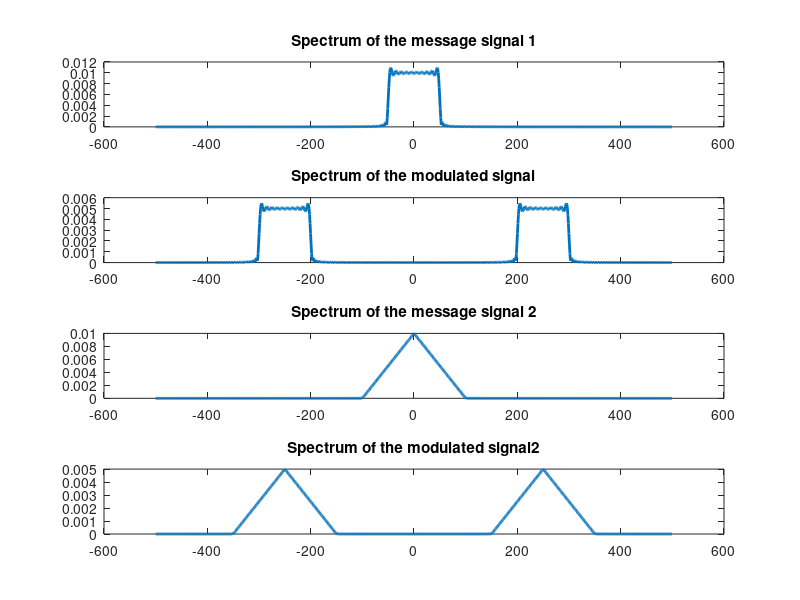
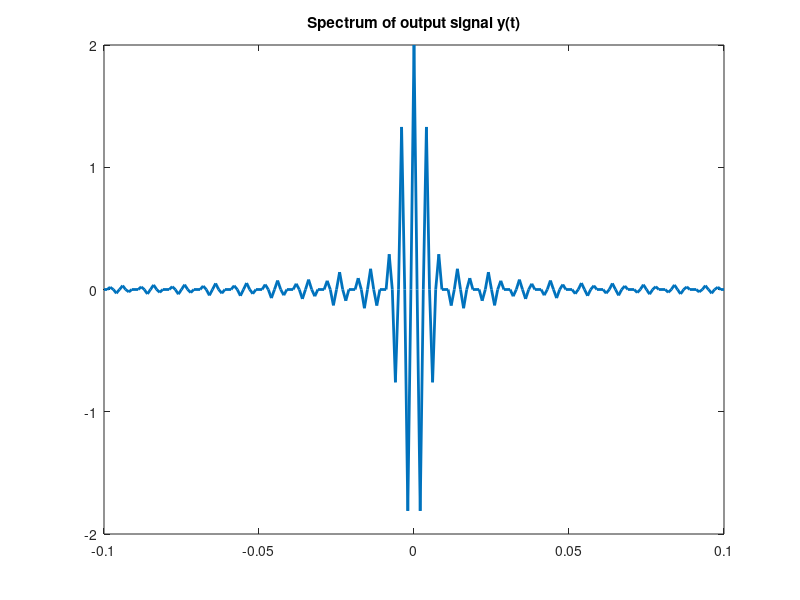

Here is the MATLAB script that generated these plots, in order:
clc;
clear all;
close all;

% DSB-SC Modulation and demodulation of message signal using FFT

%% message signal and carrier signal generation
% we'll use a sinc function as a messeage signal 
% and a cosine function with 250 Hz frequency as carrier

to = 0.2; % duration of the sinc function
ts = 0.001; % sampling period
fc1 = 250; % Carrier frequency
fc2 = 750; % Carrier frequency
fs = 1/ts; % Sampling Frequency
t = -to/2:ts:to/2; % time axis for message signal

m1 = sinc(100*t); % message signal
m2 = sinc(100*t).^2; % message signal

c1 = cos(2*pi*fc1*t); % carrier signal
c2 = cos(2*pi*fc2*t); % carrier signal

%% Modulation
u1 = m1.*c1; % DSB-AM modulated signal
N = 1024; % FFT Bin size

M1 = fft(m1, N); % N point DFT of message signal
M1 = M1/fs; % scaling
U1 = fft(u1, N); % N point DFT of modulated signal
U1 = U1/fs;

u2 = m2.*c2; % DSB-AM modulated signal

M2 = fft(m2, N); % N point DFT of message signal
M2 = M2/fs; % scaling
U2 = fft(u2, N); % N point DFT of modulated signal
U2 = U2/fs;

y=u1+u2;

% Visualizing modulated spectrum
fn = [0:1/N:1-1/N]*fs-fs/2; % Frequency axis for spectrum
figure(1)
subplot(411), plot(fn, abs(fftshift(M1)), 'Linewidth', 2); % showing message spectrum
title('Spectrum of the message signal 1');

subplot(412), plot(fn, abs(fftshift(U1)), 'Linewidth', 2); % Showing the modulated spectrum
title('Spectrum of the modulated signal');
subplot(413), plot(fn, abs(fftshift(M2)), 'Linewidth', 2); % showing message spectrum
title('Spectrum of the message signal 2');
subplot(414), plot(fn, abs(fftshift(U2)), 'Linewidth', 2); % Showing the modulated spectrum
title('Spectrum of the modulated signal2');

%addition

figure(2)

plot(t, y,'Linewidth', 2); % Showing the modulated spectrum
title('Spectrum of output signal y(t)');
